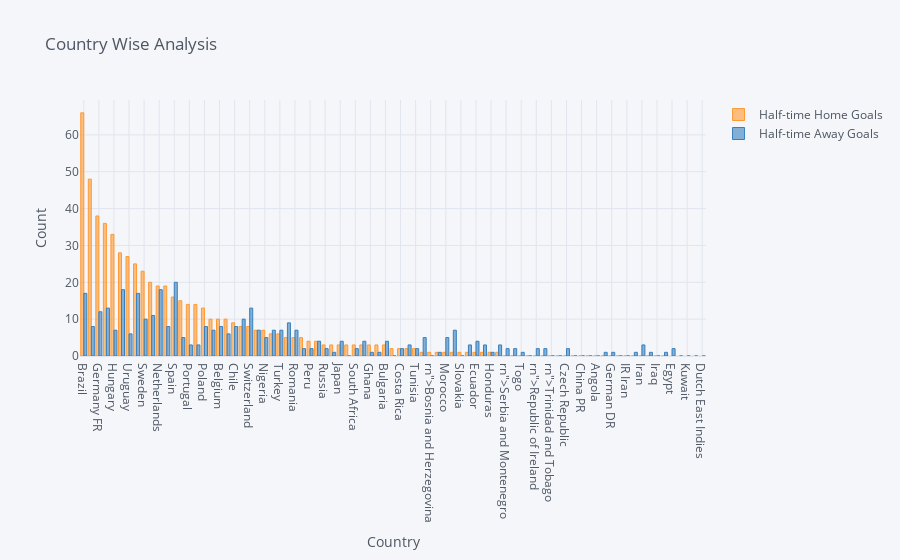

The notebook cell saved with this chart:
### Code cell
total_goal.iplot(kind='bar', yTitle='Count', title='Country Wise Analysis', xTitle='Country')

### Figure 1 — Plotly figure (JSON) as saved in the notebook; plotly's stock layout.template omitted (floating-point values rounded to 4 significant figures)
{"data": [{"marker": {"color": "rgba(255, 153, 51, 0.6)", "line": {"color": "rgba(255, 153, 51, 1.0)", "width": 1}}, "name": "Half-time Home Goals", "orientation": "v", "text": "", "type": "bar", "x": ["Brazil", "Argentina", "Germany FR", "Italy", "Hungary", "Germany", "Uruguay", "France", "Sweden", "England", "Netherlands", "Yugoslavia", "Spain", "Soviet Union", "Portugal", "Austria", "Poland", "USA", "Belgium", "Mexico", "Chile", "Czechoslovakia", "Switzerland", "Paraguay", "Nigeria", "Denmark", "Turkey", "Scotland", "Romania", "Korea Republic", "Peru", "Colombia", "Russia", "Senegal", "Japan", "Slovenia", "South Africa", "Algeria", "Ghana", "Cameroon", "Bulgaria", "Greece", "Costa Rica", "Saudi Arabia", "Tunisia", "Northern Ireland", "rn\">Bosnia and Herzegovina", "Jamaica", "Morocco", "Croatia", "Slovakia", "C�te d'Ivoire", "Ecuador", "Australia", "Honduras", "Korea DPR", "rn\">Serbia and Montenegro", "Wales", "Togo", "Bolivia", "rn\">Republic of Ireland", "Ukraine", "rn\">Trinidad and Tobago", "Zaire", "Czech Republic", "Canada", "China PR", "Cuba", "Angola", "Serbia", "German DR", "Haiti", "IR Iran", "Norway", "Iran", "New Zealand", "Iraq", "rn\">United Arab Emirates", "Egypt", "Israel", "Kuwait", "El Salvador", "Dutch East Indies"], "y": [66, 48, 38, 36, 33, 28, 27, 25, 23, 20, 19, 19, 16, 15, 14, 14, 13, 10, 10, 10, 9, 8, 8, 7, 7, 6, 6, 5, 5, 5, 4, 4, 3, 3, 3, 3, 3, 3, 3, 3, 3, 2, 2, 2, 2, 1, 1, 1, 1, 1, 1, 1, 1, 1, 1, 1, 0, 0, 0, 0, 0, 0, 0, 0, 0, 0, 0, 0, 0, 0, 0, 0, 0, 0, 0, 0, 0, 0, "", "", "", "", ""]}, {"marker": {"color": "rgba(55, 128, 191, 0.6)", "line": {"color": "rgba(55, 128, 191, 1.0)", "width": 1}}, "name": "Half-time Away Goals", "orientation": "v", "text": "", "type": "bar", "x": ["Brazil", "Argentina", "Germany FR", "Italy", "Hungary", "Germany", "Uruguay", "France", "Sweden", "England", "Netherlands", "Yugoslavia", "Spain", "Soviet Union", "Portugal", "Austria", "Poland", "USA", "Belgium", "Mexico", "Chile", "Czechoslovakia", "Switzerland", "Paraguay", "Nigeria", "Denmark", "Turkey", "Scotland", "Romania", "Korea Republic", "Peru", "Colombia", "Russia", "Senegal", "Japan", "Slovenia", "South Africa", "Algeria", "Ghana", "Cameroon", "Bulgaria", "Greece", "Costa Rica", "Saudi Arabia", "Tunisia", "Northern Ireland", "rn\">Bosnia and Herzegovina", "Jamaica", "Morocco", "Croatia", "Slovakia", "C�te d'Ivoire", "Ecuador", "Australia", "Honduras", "Korea DPR", "rn\">Serbia and Montenegro", "Wales", "Togo", "Bolivia", "rn\">Republic of Ireland", "Ukraine", "rn\">Trinidad and Tobago", "Zaire", "Czech Republic", "Canada", "China PR", "Cuba", "Angola", "Serbia", "German DR", "Haiti", "IR Iran", "Norway", "Iran", "New Zealand", "Iraq", "rn\">United Arab Emirates", "Egypt", "Israel", "Kuwait", "El Salvador", "Dutch East Indies"], "y": [17, 8, 12, 13, 7, 18, 6, 17, 10, 11, 18, 8, 20, 5, 3, 3, 8, 7, 8, 6, 8, 10, 13, 7, 5, 7, 7, 9, 7, 2, 2, 4, 2, 1, 4, 0, 2, 4, 1, 1, 4, 0, 2, 3, 2, 5, 0, 1, 5, 7, 0, 3, 4, 3, 1, 3, 2, 2, 1, 0, 2, 2, 0, 0, 2, 0, 0, 0, 0, 1, 1, 0, 0, 1, 3, 1, 0, 1, 2, 0, 0, 0, 0]}], "layout": {"legend": {"bgcolor": "#F5F6F9", "font": {"color": "#4D5663"}}, "paper_bgcolor": "#F5F6F9", "plot_bgcolor": "#F5F6F9", "title": {"font": {"color": "#4D5663"}, "text": "Country Wise Analysis"}, "xaxis": {"gridcolor": "#E1E5ED", "showgrid": true, "tickfont": {"color": "#4D5663"}, "title": {"font": {"color": "#4D5663"}, "text": "Country"}, "zerolinecolor": "#E1E5ED"}, "yaxis": {"gridcolor": "#E1E5ED", "showgrid": true, "tickfont": {"color": "#4D5663"}, "title": {"font": {"color": "#4D5663"}, "text": "Count"}, "zerolinecolor": "#E1E5ED"}}}
